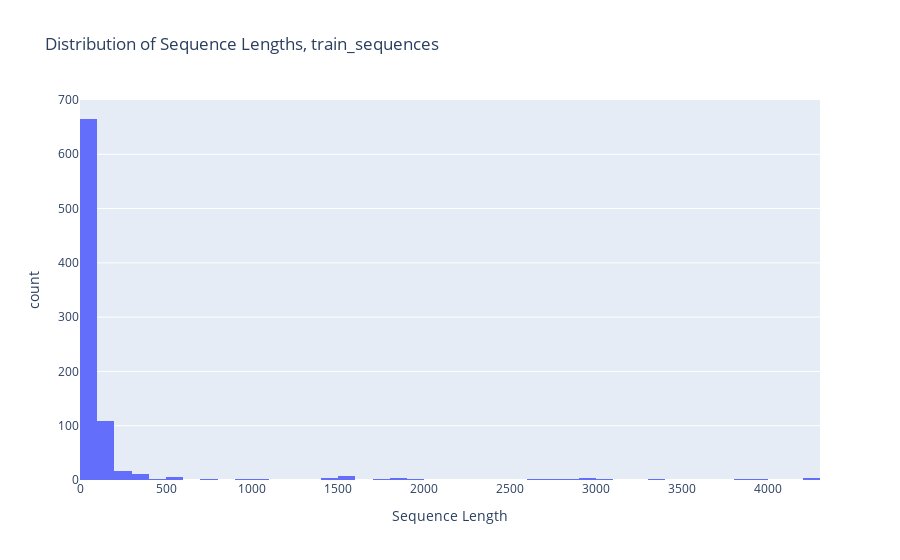

The code cell stored with this chart in its notebook:
### Markdown cell above
#### sequence lengths

### Code cell
import plotly.express as px
sequence_lengths = df_s['sequence'].str.len()
print("=== sequence_lengths.describe() ===")
display(sequence_lengths.describe())
px.histogram(
    x=sequence_lengths,
    nbins=50,  # Adjust number of bins as needed
    title='Distribution of Sequence Lengths, train_sequences',
    labels={'x': 'Sequence Length', 'y': 'Count'},
)

### Figure 1 — Plotly figure (JSON) as saved in the notebook; plotly's stock layout.template omitted (floating-point values rounded to 4 significant figures; data arrays with more than 128 entries replaced by an {"elided": "..."} marker saying what was removed)
{"data": [{"bingroup": "x", "hovertemplate": "Sequence Length=%{x}<br>count=%{y}<extra></extra>", "legendgroup": "", "marker": {"color": "#636efa", "pattern": {"shape": ""}}, "name": "", "nbinsx": 50, "orientation": "v", "showlegend": false, "type": "histogram", "x": {"elided": "844 int values"}, "xaxis": "x", "yaxis": "y"}], "layout": {"barmode": "relative", "legend": {"tracegroupgap": 0}, "title": {"text": "Distribution of Sequence Lengths, train_sequences"}, "xaxis": {"anchor": "y", "domain": [0, 1], "title": {"text": "Sequence Length"}}, "yaxis": {"anchor": "x", "domain": [0, 1], "title": {"text": "count"}}}}
